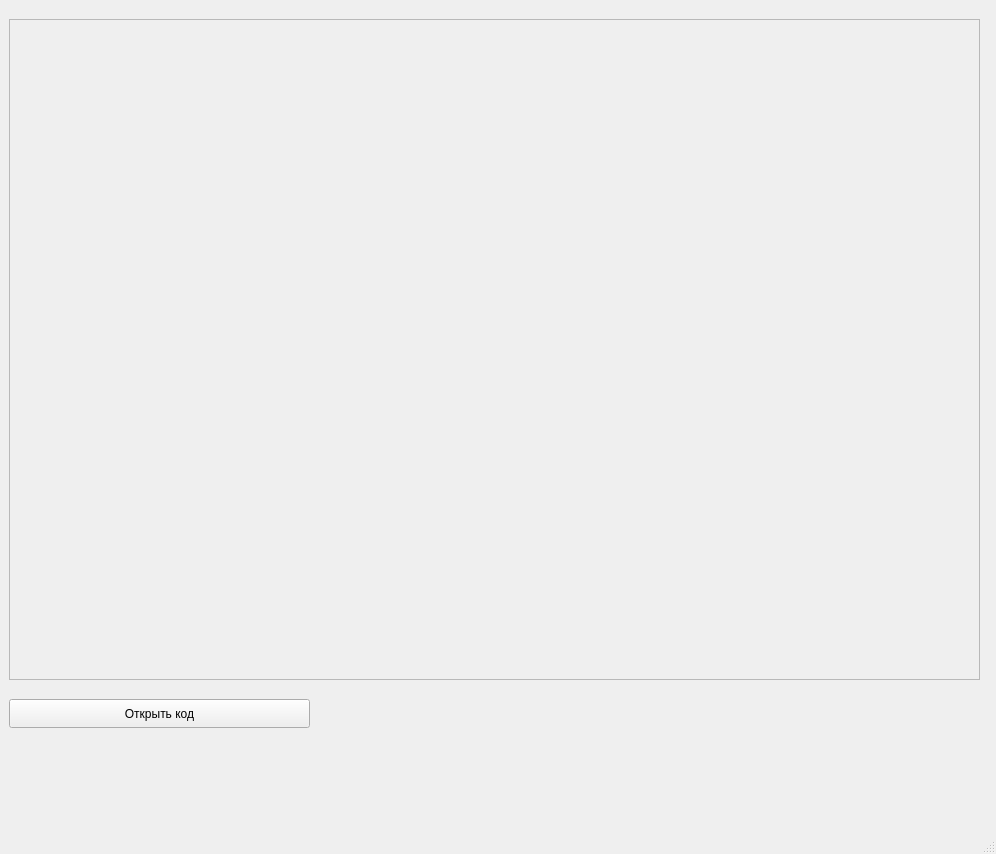
<?xml version="1.0" encoding="UTF-8"?>
<ui version="4.0">
 <class>MainWindow</class>
 <widget class="QMainWindow" name="MainWindow">
  <property name="geometry">
   <rect>
    <x>0</x>
    <y>0</y>
    <width>996</width>
    <height>854</height>
   </rect>
  </property>
  <property name="windowTitle">
   <string>MainWindow</string>
  </property>
  <widget class="QWidget" name="mainWidget">
   <widget class="QWidget" name="widget" native="true">
    <property name="geometry">
     <rect>
      <x>0</x>
      <y>0</y>
      <width>991</width>
      <height>751</height>
     </rect>
    </property>
    <widget class="QStackedWidget" name="stackedWidget">
     <property name="geometry">
      <rect>
       <x>-1</x>
       <y>-1</y>
       <width>991</width>
       <height>751</height>
      </rect>
     </property>
     <property name="currentIndex">
      <number>1</number>
     </property>
     <widget class="QWidget" name="LoginPage">
      <layout class="QGridLayout" name="gridLayout_4">
       <item row="2" column="1">
        <widget class="QLabel" name="label">
         <property name="text">
          <string/>
         </property>
        </widget>
       </item>
       <item row="0" column="1">
        <spacer name="verticalSpacer">
         <property name="orientation">
          <enum>Qt::Vertical</enum>
         </property>
         <property name="sizeHint" stdset="0">
          <size>
           <width>20</width>
           <height>164</height>
          </size>
         </property>
        </spacer>
       </item>
       <item row="4" column="1">
        <spacer name="verticalSpacer_2">
         <property name="orientation">
          <enum>Qt::Vertical</enum>
         </property>
         <property name="sizeHint" stdset="0">
          <size>
           <width>20</width>
           <height>164</height>
          </size>
         </property>
        </spacer>
       </item>
       <item row="3" column="1">
        <widget class="QPushButton" name="pushButtonLogin">
         <property name="text">
          <string>Вход</string>
         </property>
        </widget>
       </item>
       <item row="1" column="2">
        <spacer name="horizontalSpacer">
         <property name="orientation">
          <enum>Qt::Horizontal</enum>
         </property>
         <property name="sizeHint" stdset="0">
          <size>
           <width>212</width>
           <height>20</height>
          </size>
         </property>
        </spacer>
       </item>
       <item row="1" column="1">
        <widget class="QLineEdit" name="EditPin">
         <property name="echoMode">
          <enum>QLineEdit::Password</enum>
         </property>
        </widget>
       </item>
       <item row="1" column="0">
        <spacer name="horizontalSpacer_2">
         <property name="orientation">
          <enum>Qt::Horizontal</enum>
         </property>
         <property name="sizeHint" stdset="0">
          <size>
           <width>212</width>
           <height>20</height>
          </size>
         </property>
        </spacer>
       </item>
      </layout>
     </widget>
     <widget class="QWidget" name="promoCardsPage">
      <widget class="QPushButton" name="pushButtonOpenPromo">
       <property name="geometry">
        <rect>
         <x>10</x>
         <y>700</y>
         <width>301</width>
         <height>29</height>
        </rect>
       </property>
       <property name="text">
        <string>Открыть код</string>
       </property>
      </widget>
      <widget class="QFrame" name="frame">
       <property name="geometry">
        <rect>
         <x>10</x>
         <y>20</y>
         <width>971</width>
         <height>661</height>
        </rect>
       </property>
       <property name="frameShape">
        <enum>QFrame::StyledPanel</enum>
       </property>
       <property name="frameShadow">
        <enum>QFrame::Raised</enum>
       </property>
      </widget>
     </widget>
    </widget>
   </widget>
  </widget>
  <widget class="QMenuBar" name="menubar">
   <property name="geometry">
    <rect>
     <x>0</x>
     <y>0</y>
     <width>996</width>
     <height>25</height>
    </rect>
   </property>
  </widget>
  <widget class="QStatusBar" name="statusbar"/>
 </widget>
 <resources/>
 <connections/>
</ui>
